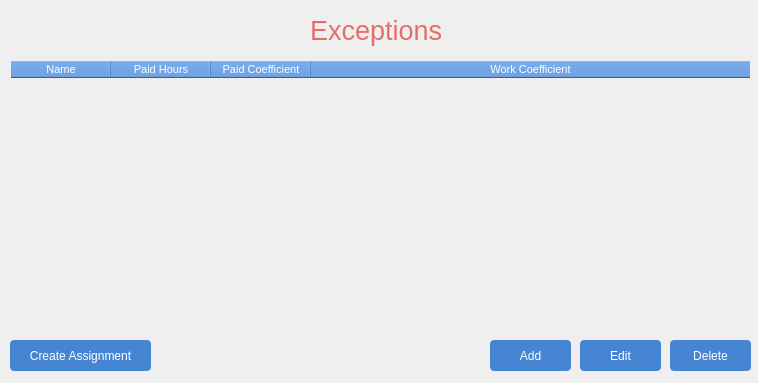
<?xml version="1.0" encoding="UTF-8"?>
<ui version="4.0">
 <class>ManageExceptionClass</class>
 <widget class="QWidget" name="ManageExceptionClass">
  <property name="geometry">
   <rect>
    <x>0</x>
    <y>0</y>
    <width>758</width>
    <height>383</height>
   </rect>
  </property>
  <property name="windowTitle">
   <string>ManageException</string>
  </property>
  <widget class="QPushButton" name="add">
   <property name="geometry">
    <rect>
     <x>490</x>
     <y>340</y>
     <width>81</width>
     <height>31</height>
    </rect>
   </property>
   <property name="styleSheet">
    <string notr="true">QPushButton {
	text-align: center;
	color: #fff;
	background-color: rgba(70, 133, 210, 1);
	border-radius: 4px;
}

QPushButton:hover {
	background-color: rgba(70, 133, 210, 0.7);
}</string>
   </property>
   <property name="text">
    <string>Add</string>
   </property>
   <property name="icon">
    <iconset>
     <normaloff>../icon/add.png</normaloff>../icon/add.png</iconset>
   </property>
   <property name="iconSize">
    <size>
     <width>14</width>
     <height>14</height>
    </size>
   </property>
  </widget>
  <widget class="QPushButton" name="delete_2">
   <property name="geometry">
    <rect>
     <x>670</x>
     <y>340</y>
     <width>81</width>
     <height>31</height>
    </rect>
   </property>
   <property name="styleSheet">
    <string notr="true">QPushButton {
	text-align: center;
	color: #fff;
	background-color: rgba(70, 133, 210, 1);
	border-radius: 4px;
}

QPushButton:hover {
	background-color: rgba(70, 133, 210, 0.7);
}</string>
   </property>
   <property name="text">
    <string>Delete</string>
   </property>
   <property name="icon">
    <iconset>
     <normaloff>../icon/close.png</normaloff>../icon/close.png</iconset>
   </property>
   <property name="iconSize">
    <size>
     <width>12</width>
     <height>12</height>
    </size>
   </property>
  </widget>
  <widget class="QTableWidget" name="table">
   <property name="geometry">
    <rect>
     <x>10</x>
     <y>60</y>
     <width>741</width>
     <height>271</height>
    </rect>
   </property>
   <property name="font">
    <font>
     <pointsize>8</pointsize>
    </font>
   </property>
   <property name="styleSheet">
    <string notr="true">QTableWidget {
	background: transparent;
}

QHeaderView::section {	
	color: white; 
	background-color: rgba(70, 133, 210, 1);
}

QTableWidget::item:selected {
    background-color: #0e6c96;
	color: #fff;
}</string>
   </property>
   <attribute name="horizontalHeaderCascadingSectionResizes">
    <bool>false</bool>
   </attribute>
   <attribute name="horizontalHeaderHighlightSections">
    <bool>false</bool>
   </attribute>
   <attribute name="horizontalHeaderShowSortIndicator" stdset="0">
    <bool>false</bool>
   </attribute>
   <attribute name="horizontalHeaderStretchLastSection">
    <bool>true</bool>
   </attribute>
   <column>
    <property name="text">
     <string>Name</string>
    </property>
   </column>
   <column>
    <property name="text">
     <string>Paid Hours</string>
    </property>
   </column>
   <column>
    <property name="text">
     <string>Paid Coefficient</string>
    </property>
   </column>
   <column>
    <property name="text">
     <string>Work Coefficient</string>
    </property>
   </column>
  </widget>
  <widget class="QPushButton" name="edit">
   <property name="geometry">
    <rect>
     <x>580</x>
     <y>340</y>
     <width>81</width>
     <height>31</height>
    </rect>
   </property>
   <property name="styleSheet">
    <string notr="true">QPushButton {
	text-align: center;
	color: #fff;
	background-color: rgba(70, 133, 210, 1);
	border-radius: 4px;
}

QPushButton:hover {
	background-color: rgba(70, 133, 210, 0.7);
}</string>
   </property>
   <property name="text">
    <string>Edit</string>
   </property>
   <property name="icon">
    <iconset>
     <normaloff>../icon/edit.png</normaloff>../icon/edit.png</iconset>
   </property>
   <property name="iconSize">
    <size>
     <width>14</width>
     <height>14</height>
    </size>
   </property>
  </widget>
  <widget class="QLabel" name="departmentsLabel">
   <property name="geometry">
    <rect>
     <x>310</x>
     <y>10</y>
     <width>191</width>
     <height>41</height>
    </rect>
   </property>
   <property name="font">
    <font>
     <pointsize>20</pointsize>
    </font>
   </property>
   <property name="styleSheet">
    <string notr="true">QLabel {
	color: #e56f68;
}</string>
   </property>
   <property name="text">
    <string>Exceptions</string>
   </property>
  </widget>
  <widget class="QPushButton" name="assignment">
   <property name="geometry">
    <rect>
     <x>10</x>
     <y>340</y>
     <width>141</width>
     <height>31</height>
    </rect>
   </property>
   <property name="styleSheet">
    <string notr="true">QPushButton {
	text-align: center;
	color: #fff;
	background-color: rgba(70, 133, 210, 1);
	border-radius: 4px;
}

QPushButton:hover {
	background-color: rgba(70, 133, 210, 0.7);
}</string>
   </property>
   <property name="text">
    <string>Create Assignment</string>
   </property>
   <property name="icon">
    <iconset>
     <normaloff>../icon/assignment.png</normaloff>../icon/assignment.png</iconset>
   </property>
   <property name="iconSize">
    <size>
     <width>18</width>
     <height>18</height>
    </size>
   </property>
  </widget>
 </widget>
 <layoutdefault spacing="6" margin="11"/>
 <resources/>
 <connections/>
</ui>
